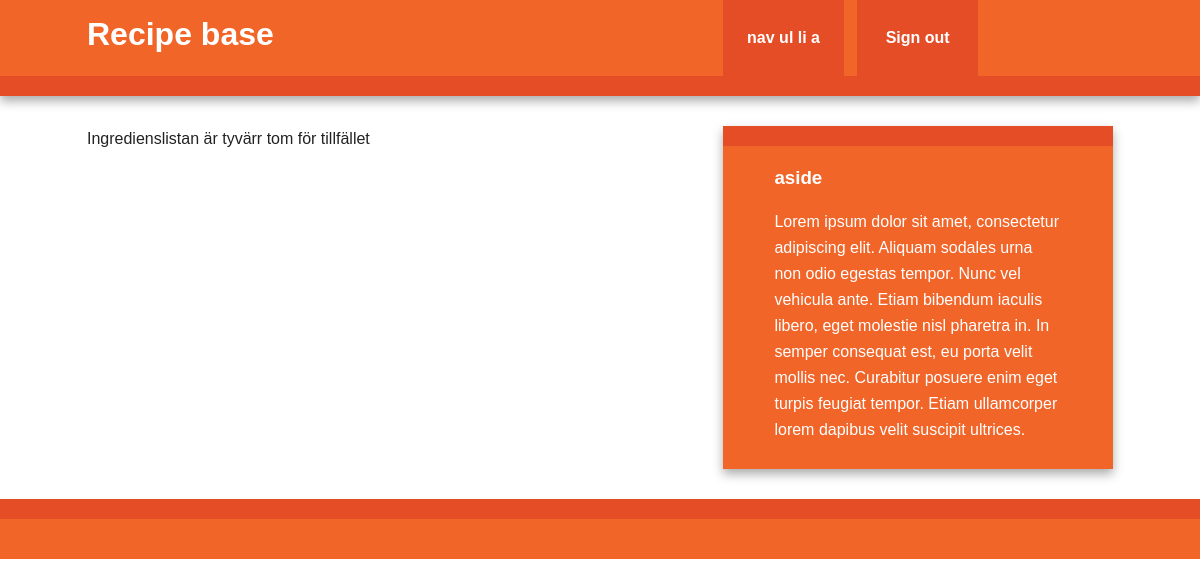
Before: /recipies/list (signed in) with the older database file.
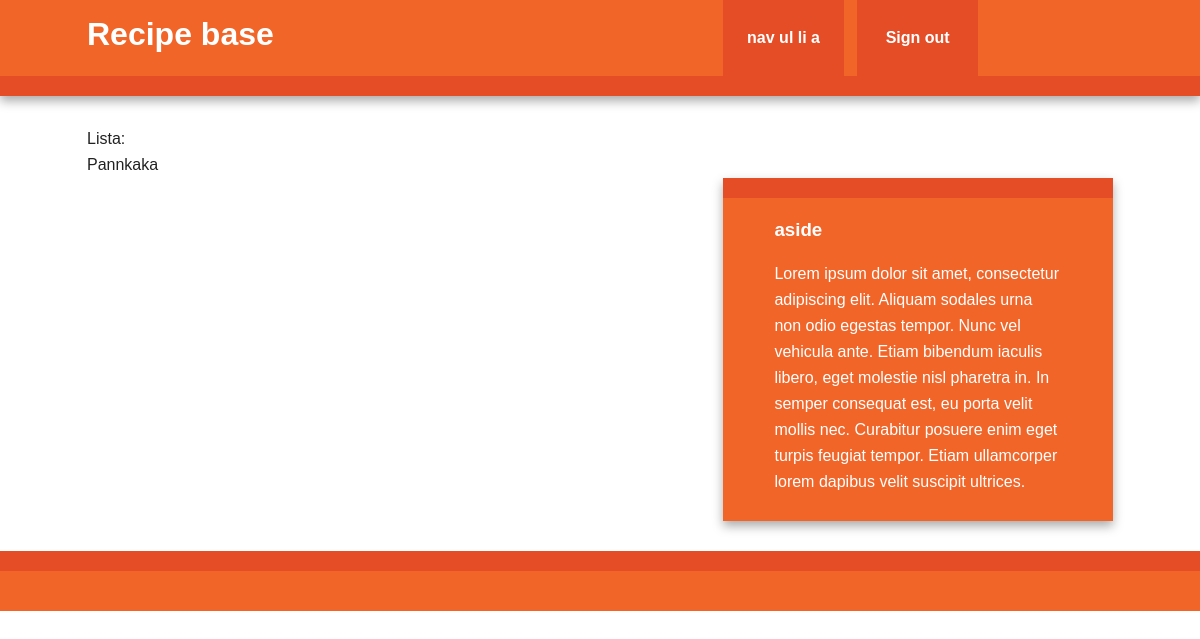
After: the same page with the newer database file.
### recipeBase/models.py (models this page shows, shortened)
class Recipe(db.Model):
  __tablename__ = "recipe"
  id = db.Column(db.Integer, primary_key=True)
  name = db.Column(db.String, unique=True, nullable=False, index=True)
  instructions = db.Column(db.String)
  cooking_time = db.Column(db.Integer)
  difficulty = db.Column(db.Integer)
  initial_portions = db.Column(db.Integer)
  ingredients = db.relationship('IngredientsRecipeAssociation', back_populates="recipe")
  def __repr__(self):
    return str(self.name)

### recipeBase/recipies/views.py (the view)
@recipies.route('/list')
@login_required
def list():
  recipe_list = Recipe.query.order_by(Recipe.name).all()
  return render_template('list.html', item_list=recipe_list)

### recipeBase/main/views.py (called while the page is built)
@login_manager.user_loader
def load_user(userid):
  return User.query.get(int(userid))

### recipeBase/templates/list.html (shortened to what this page needs)
{% extends "base.html" %}
{%block content%}
  {% if not item_list %}
    Ingredienslistan är tyvärr tom för tillfället
  {% else %}
  Lista:<br/>
    {% for item in item_list %}
      {{item}}<br/>
    {% endfor %}
  {% endif %}
{%endblock%}

### recipeBase/templates/base.html (shortened to what this page needs)
<!doctype html>
 <html class="no-js" lang="">
    <head>
        <link rel="stylesheet" href="../static/css/normalize.min.css">
        <link rel="stylesheet" href="../static/css/main.css">
    </head>
    <body>
        <div class="header-container">
            <header class="wrapper clearfix">
                <a href="{{url_for('main.index')}}"><h1 class="title">Recipe base</h1></a>
                <nav>
                    <ul>
                        <li><a href="#">nav ul li a</a></li>
                        {% if current_user.is_authenticated %}
                            <li><a href="{{ url_for('auth.logout') }}">Sign out</a></li>
                        {% else %}
                            <li><a href="{{ url_for('auth.signup') }}">Sign up</a></li>
                            <li><a href="{{ url_for('auth.login') }}">Sign in</a></li>
                        {% endif %}
                    </ul>
                </nav>
            </header>
        </div>
        <div class="main-container">
            <div class="main wrapper clearfix">
              {% block content %}
              {% endblock %}
                {% block sidebar %}
                <aside>
                    <h3>aside</h3>
                    <p>Lorem ipsum dolor sit amet, consectetur adipiscing elit. Aliquam sodales urna non odio egestas tempor. Nunc vel vehicula ante. Etiam bibendum iaculis libero, eget molestie nisl pharetra in. In semper consequat est, eu porta velit mollis nec. Curabitur posuere enim eget turpis feugiat tempor. Etiam ullamcorper lorem dapibus velit suscipit ultrices.</p>
                </aside>
                {% endblock %}
            </div>
        </div>
        <div class="footer-container">
            <footer class="wrapper">
            </footer>
        </div>
    </body>
</html>

Changed rows visible on the page:
added Recipe: name "Pannkaka"
Other visible differences:
text no longer shown: "Ingredienslistan är tyvärr tom för tillfället"
text now shown: "Lista:"
